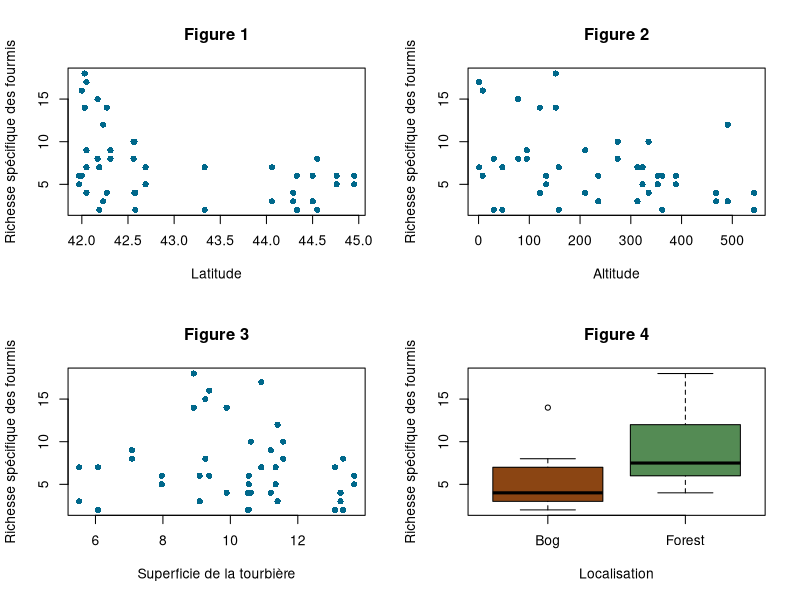
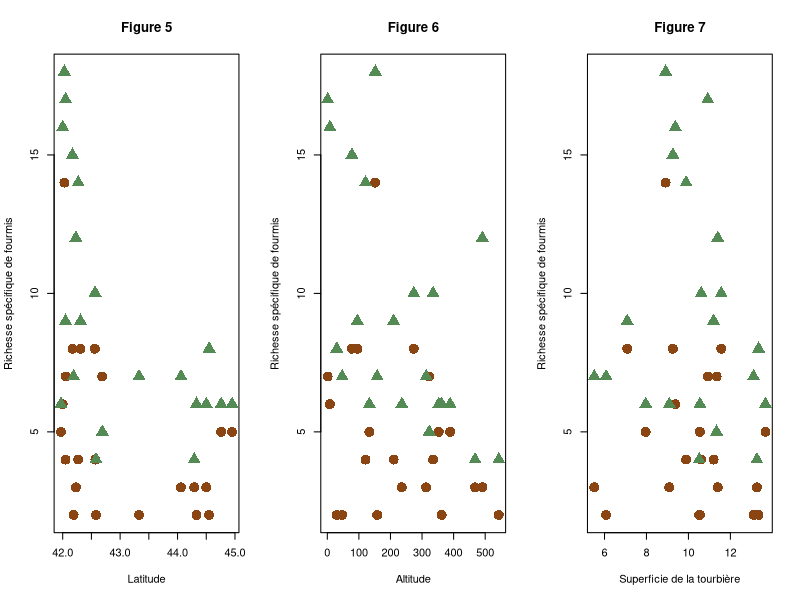
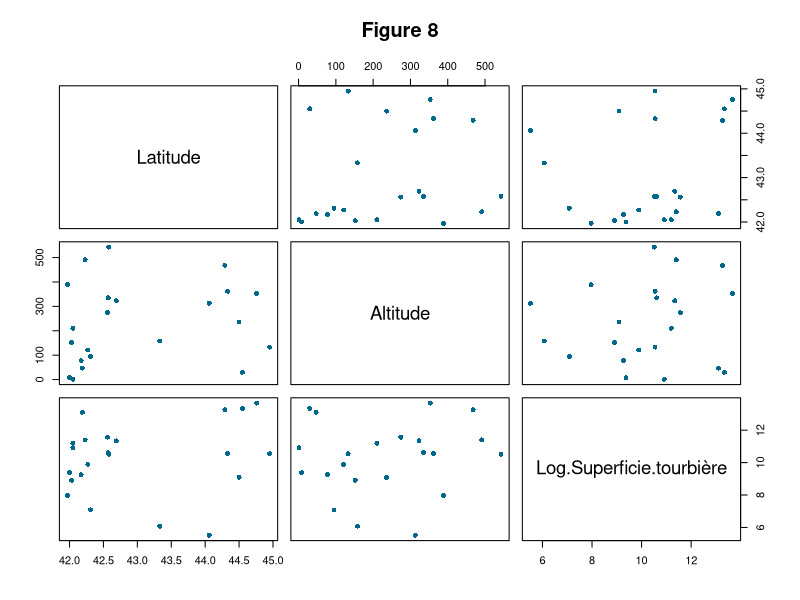
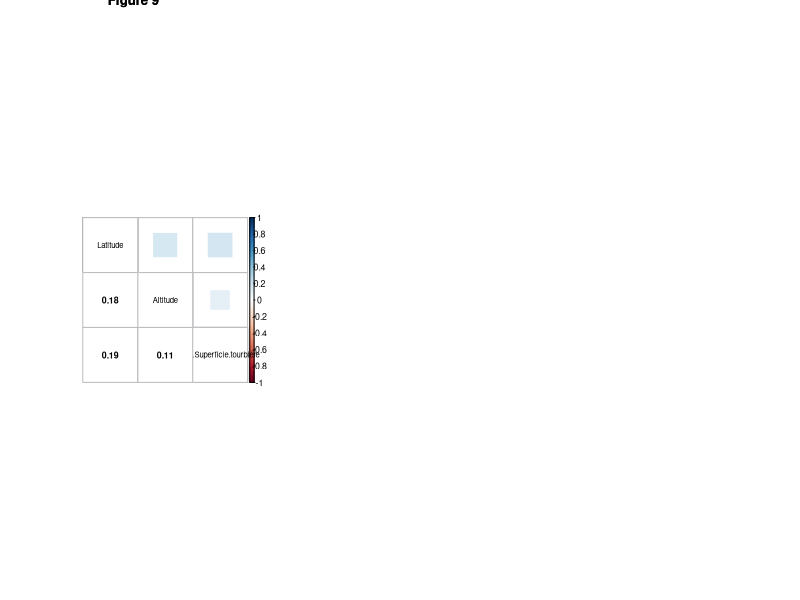
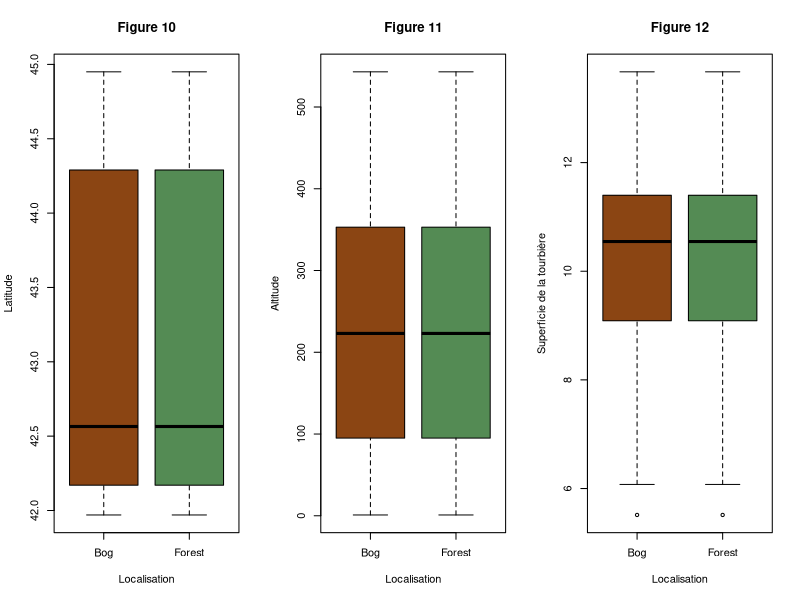

The R script that drew these images, in order:
## ---- chunk 1
#importation
dataAnts <- read.table("BogAnts.txt", dec=".", header = TRUE)

#Passer la localisation en facteur 
dataAnts$Location<-as.factor(dataAnts$Location)

#vérification du type des variables 
str(dataAnts)
## ---- chunk 2
#Ligne ajouté qui sera supprimée, c'est juste pour avoir les données correctes
par(mfrow=c(1,3))

dataAnts$LogArea<-log(dataAnts$Area)

## ---- chunk 3

par(mfrow=c(2,2))

# Pour la variable Latitude
plot(dataAnts$Nsp~dataAnts$Latitude,pch=16,col='deepskyblue4',xlab='Latitude',ylab='Richesse spécifique des fourmis', main = "Figure 1")

# Pour la variable Altitude
plot(dataAnts$Nsp~dataAnts$Elevation,pch=16,col='deepskyblue4',xlab='Altitude',ylab='Richesse spécifique des fourmis', main = "Figure 2")

# Pour la variable Superficie de la tourbière
plot(dataAnts$Nsp~dataAnts$LogArea,pch=16,col='deepskyblue4',xlab='Superficie de la tourbière',ylab='Richesse spécifique des fourmis', main = "Figure 3")

# Pour la variable Localisation
boxplot(dataAnts$Nsp~dataAnts$Location, varwidth = TRUE, ylab = "Richesse spécifique des fourmis", xlab = "Localisation", col=c('saddlebrown','palegreen4'), main = "Figure 4")
## ---- chunk 4

par(mfrow=c(1,3))

# Interactions entre Latitude & Localisation
plot(dataAnts$Nsp~dataAnts$Latitude,type='n',ylab = "Richesse spécifique de fourmis",xlab="Latitude", main="Figure 5")
points(dataAnts$Nsp[dataAnts$Location=="Bog"]~dataAnts$Latitude[dataAnts$Location=="Bog"],pch=16,cex=2,col='saddlebrown')
points(dataAnts$Nsp[dataAnts$Location=="Forest"]~dataAnts$Latitude[dataAnts$Location=="Forest"],pch=17,cex=2,col='palegreen4')

# Interactions entre Altitude & Localisation
plot(dataAnts$Nsp~dataAnts$Elevation,type='n',ylab = "Richesse spécifique de fourmis",xlab="Altitude", main="Figure 6")
points(dataAnts$Nsp[dataAnts$Location=="Bog"]~dataAnts$Elevation[dataAnts$Location=="Bog"],pch=16,cex=2,col='saddlebrown')
points(dataAnts$Nsp[dataAnts$Location=="Forest"]~dataAnts$Elevation[dataAnts$Location=="Forest"],pch=17,cex=2,col='palegreen4')

# Interactions entre Superficie de la tourbière & Localisation
plot(dataAnts$Nsp~dataAnts$LogArea,type='n',ylab = "Richesse spécifique de fourmis",xlab="Superficie de la tourbière", main="Figure 7")
points(dataAnts$Nsp[dataAnts$Location=="Bog"]~dataAnts$LogArea[dataAnts$Location=="Bog"],pch=16,cex=2,col='saddlebrown')
points(dataAnts$Nsp[dataAnts$Location=="Forest"]~dataAnts$LogArea[dataAnts$Location=="Forest"],pch=17,cex=2,col='palegreen4')

## ---- chunk 5

# Vérifier la colinéarité entre les variables continues indépendantes

# On fait un graphique pour chaque paire de covariables
newdata<-cbind(dataAnts$Latitude,dataAnts$Elevation,dataAnts$LogArea)
colnames(newdata)<-c('Latitude','Altitude','Log Superficie tourbière')
newdata<-data.frame(newdata)
plot(newdata,pch=16,col='deepskyblue4',main="Figure 8")

#On calcule la corrélation de chaque paire de covariables
#Ajout du package corrplot
library(corrplot)
M<-cor(newdata)
corrplot.mixed(M,upper="square",lower.col="black", tl.col="black",cl.cex = 0.8,tl.cex = 0.7,number.cex =0.8,main="Figure 9")


par(mfrow=c(1,3))

# On vérifie la collinéarité entre catégories et variables continues
#Latitude et Localisation
boxplot(dataAnts$Latitude~dataAnts$Location, varwidth = TRUE, ylab = "Latitude", xlab = "Localisation",col=c('saddlebrown','palegreen4'), main = "Figure 10")

#Altitude et Localisation
boxplot(dataAnts$Elevation~dataAnts$Location, varwidth = TRUE, ylab = "Altitude", xlab = "Localisation",col=c('saddlebrown','palegreen4'), main = "Figure 11")

#Superficie de la tourbière et Localisation
boxplot(dataAnts$LogArea~dataAnts$Location, varwidth = TRUE, ylab = "Superficie de la tourbière", xlab = "Localisation",col=c('saddlebrown','palegreen4'), main = "Figure 12")
